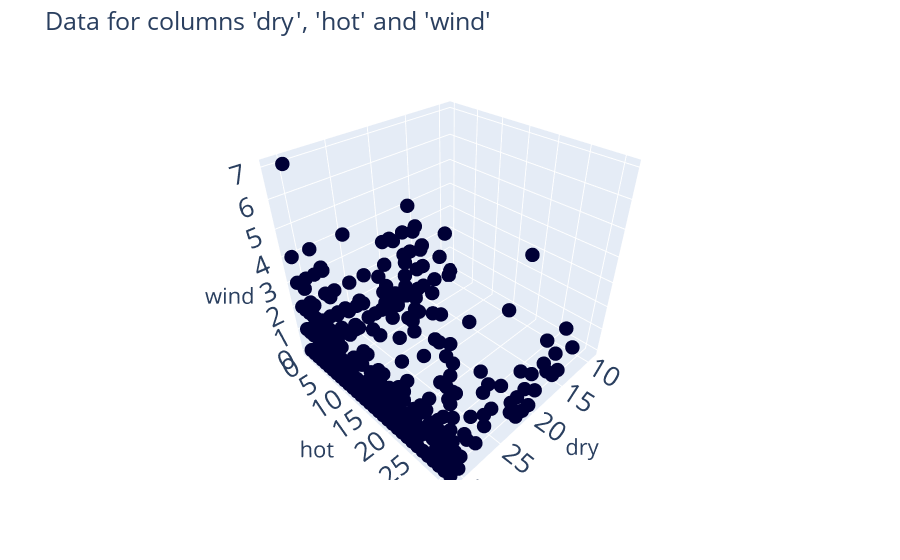

Notebook code for this chart:
### Code cell
# scatter_3d(df.iloc[:,2:])
scatter_3d(df_normalized)

### Figure 1 — Plotly figure (JSON) as saved in the notebook; plotly's stock layout.template omitted (floating-point values rounded to 4 significant figures; data arrays with more than 128 entries replaced by an {"elided": "..."} marker saying what was removed)
{"data": [{"hovertemplate": "Data=Real<br>dry=%{x}<br>hot=%{y}<br>wind=%{z}<extra></extra>", "legendgroup": "Real", "marker": {"color": "#000036", "size": 5, "symbol": "circle"}, "mode": "markers", "name": "Real", "scene": "scene", "showlegend": true, "type": "scatter3d", "x": {"elided": "1008 int values"}, "y": {"elided": "1008 int values"}, "z": {"elided": "1008 int values"}}], "layout": {"font": {"size": 18}, "legend": {"title": {"text": "Data"}, "tracegroupgap": 0}, "margin": {"t": 60}, "plot_bgcolor": "#F5F5F8", "scene": {"domain": {"x": [0, 1], "y": [0, 1]}, "xaxis": {"title": {"text": "dry"}}, "yaxis": {"title": {"text": "hot"}}, "zaxis": {"title": {"text": "wind"}}}, "showlegend": false, "title": {"text": "Data for columns 'dry', 'hot' and 'wind'"}}}
